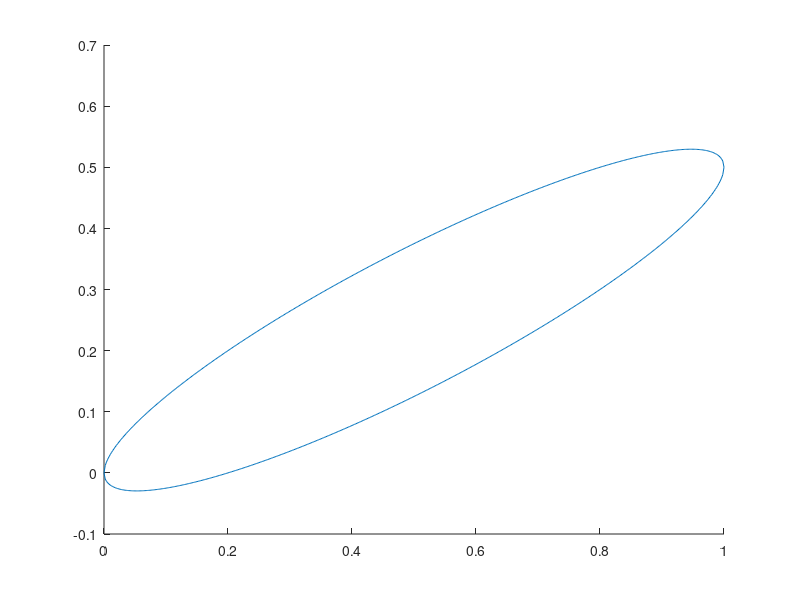

Recreate this plot in MATLAB. (Note: this script raises an error after producing the figure.)
close all;clear variables;clc;
beta=4;
s=0:0.002:1;
t=1:-0.002:0;

figure(1);hold on;
a1=0.5*s+sqrt(1/4-(s-0.5).^2)/beta;
b1=0.5*t-sqrt(1/4-(t-0.5).^2)/beta;
h1=plot(cat(2,s,t,0),cat(2,a1,b1,0));
h1.LineWidth=3;
h1.Color=addcolor(195);

beta=2;
a2=0.5*s+sqrt(1/4-(s-0.5).^2)/beta;
b2=0.5*t-sqrt(1/4-(t-0.5).^2)/beta;
h2=plot(cat(2,s,t,0),cat(2,a2,b2,0));
h2.LineWidth=3;
h2.Color=addcolor(165);

beta=1;
a3=0.5*s+sqrt(1/4-(s-0.5).^2)/beta;
b3=0.5*t-sqrt(1/4-(t-0.5).^2)/beta;
h3=plot(cat(2,s,t,0),cat(2,a3,b3,0));
h3.LineWidth=3;
h3.Color=addcolor(260);

ax=gca;
ax.XAxisLocation='origin';
axis image;
ax.YLim=[-0.4 0.9];
ax.XLim=[0 1.3];
ax.LineWidth=1;
ax.Layer='top';
ax.FontSize=12;

yticks([-0.2,0,0.2,0.4,0.6 0.8]);
yticklabels({'-0.2','0','0.2','0.4','0.6','0.8'});

xticks(0.2:0.2:1);
xticklabels({'0.2','0.4','0.6','0.8','1.0'});
x=xlabel('$\dot\nu$');x.Interpreter='latex';x.FontSize=25;x.FontWeight='bold';
x.Units='points';
y=ylabel('$\dot\theta$');y.Interpreter='latex';y.FontSize=25;y.FontWeight='bold';
y.Units='points';


y.Rotation=0;
box off;
grid off;
h4=legend([h1 h2 h3],{'\beta = 4','\beta = 2','\beta = 1'});
h4.Box='off';
h4.FontSize=15;






